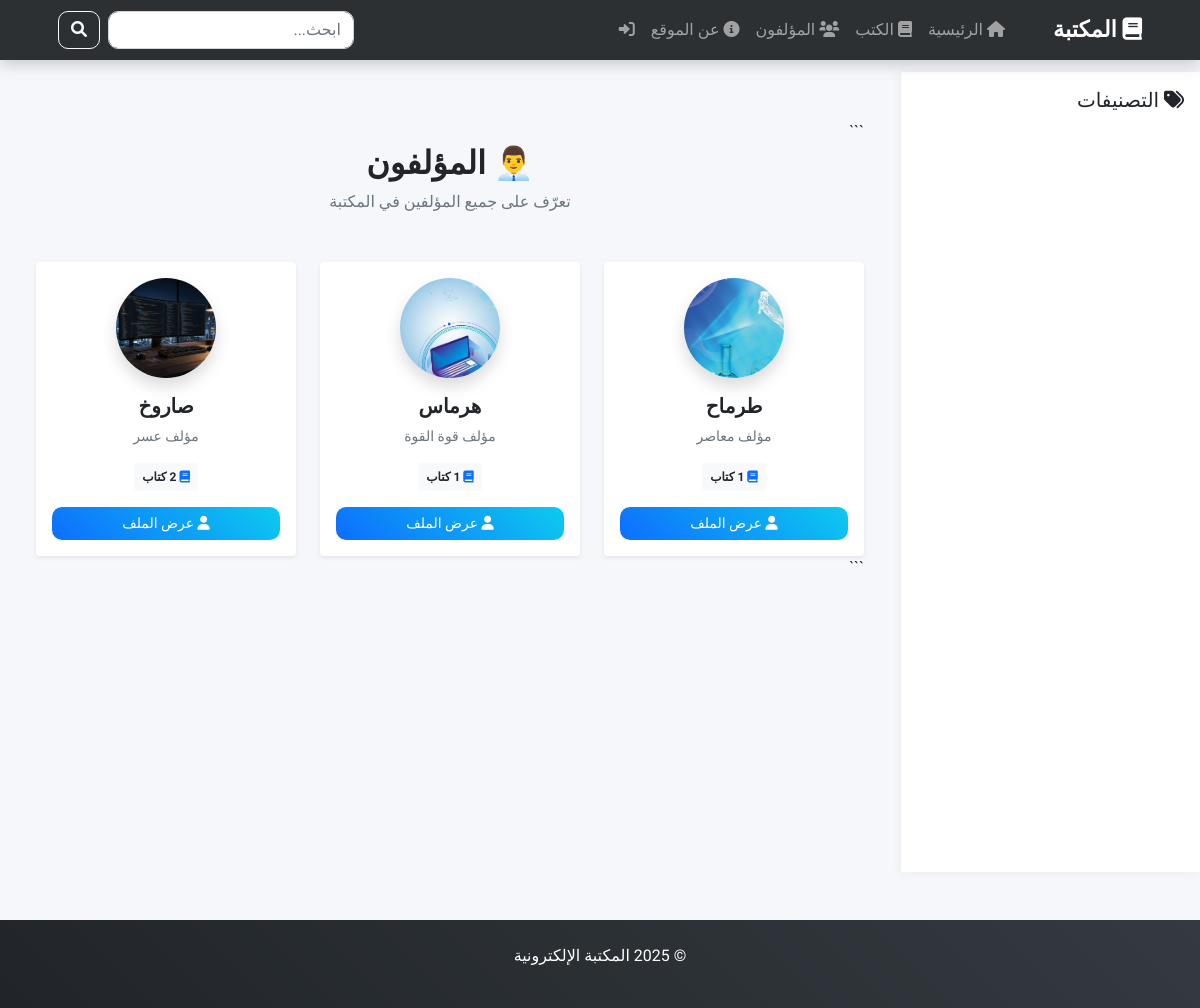
Page /books/authors/ on the committed database.
### books/models.py (models this page shows, shortened)
class Author(models.Model):
    name = models.CharField(max_length=100, verbose_name="اسم المؤلف")
    bio = models.TextField(blank=True, verbose_name="السيرة الذاتية")
    photo = models.ImageField(upload_to='authors/', blank=True, null=True, verbose_name="صورة المؤلف")
    class Meta:
        verbose_name = "مؤلف"
        verbose_name_plural = "المؤلفون"
    def get_absolute_url(self):
        return reverse('author_detail', kwargs={'pk': self.pk})

### books/views.py (the view)
# urls.py: path('authors/', views.author_list, name='author_list'),
def author_list(request):
    authors = Author.objects.annotate(books_count=Count('book')).filter(books_count__gt=0)
    context = {'authors': authors}
    return render(request, 'books/author_list.html', context)

### templates/books/author_list.html (shortened to what this page needs)
{% extends 'base.html' %}
{% block content %}
<div class="container mt-5">
```
<div class="text-center mb-5">
    <h2 class="fw-bold">👨‍💼 المؤلفون</h2>
    <p class="text-muted">تعرّف على جميع المؤلفين في المكتبة</p>
</div>
<div class="row g-4">
    {% for author in authors %}
    <div class="col-md-4 col-sm-6">
        <div class="card border-0 shadow-sm h-100 author-card p-3 text-center">
            <div class="mb-3">
                {% if author.photo %}
                <img src="{{ author.photo.url }}"
                     class="rounded-circle shadow"
                     style="width: 100px; height: 100px; object-fit: cover;">
                {% else %}
                <div class="bg-light rounded-circle d-flex align-items-center justify-content-center mx-auto shadow"
                     style="width: 100px; height: 100px;">
                    <i class="fas fa-user fa-2x text-muted"></i>
                </div>
                {% endif %}
            </div>
            <h5 class="fw-bold">{{ author.name }}</h5>
            <p class="text-muted small mb-3">
                {{ author.bio|truncatewords:18 }}
            </p>
            <div class="mb-3">
                <span class="badge bg-light text-dark p-2">
                    <i class="fas fa-book text-primary"></i>
                    {{ author.books_count }} كتاب
                </span>
            </div>
            <a href="{{ author.get_absolute_url }}" class="btn btn-view btn-sm">
                <i class="fas fa-user"></i> عرض الملف
            </a>
        </div>
    </div>
    {% endfor %}
</div>
```
</div>
{% endblock %}

### templates/base.html (style rules this page uses)
body { font-family: 'Cairo', sans-serif; direction: rtl; background-color: #f5f7fb; }
.btn-view { background: linear-gradient(45deg, #0d6efd, #0dcaf0); border: none; color: white; border-radius: 10px; padding: 6px 15px; transition: 0.3s; }

### rows in the picture
Author: photo (picture), name "طرماح", bio "مؤلف معاصر", books_count "1"
Author: photo (picture), name "هرماس", bio "مؤلف قوة القوة", books_count "1"
Author: photo (picture), name "صاروخ", bio "مؤلف عسر", books_count "2"
